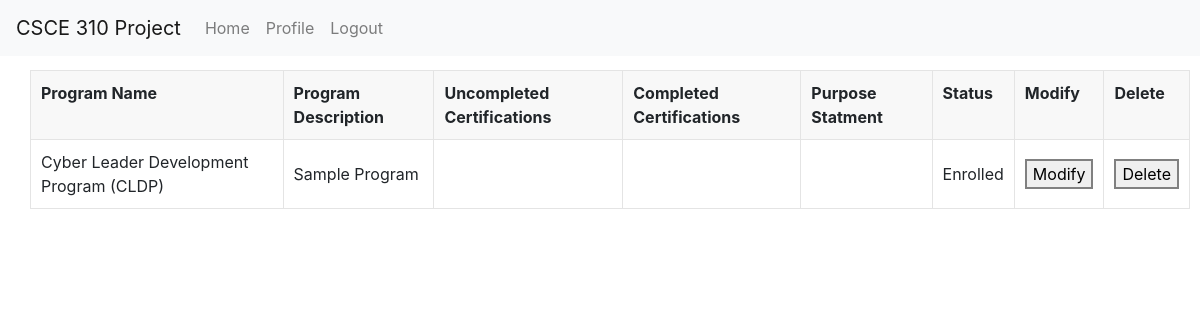
The app's page /app/application_review (signed in) with its own data.
### tables this page shows
CREATE TABLE Application (
                    app_num INTEGER PRIMARY KEY AUTOINCREMENT,
                    program_num INTEGER,
                    UIN INTEGER,
                    uncom_cert TEXT,
                    com_cert TEXT,
                    purpose_statement TEXT,
                    FOREIGN KEY(program_num) REFERENCES Programs(program_num),
                    FOREIGN KEY(UIN) REFERENCES College_students(UIN)
                    );

CREATE TABLE Programs (
                    program_num INTEGER PRIMARY KEY AUTOINCREMENT,
                    name TEXT,
                    description TEXT,
                    archived INTEGER
                    );

### routes/application.py (the view)
@application_bp.route('/application_review')
def application_review():
    conn = get_db_connection()
    applied_programs = get_applied_programs(conn, current_user.uin)
    conn.close()
    return render_template('student/application_review.html', applied_programs=applied_programs)

### app.py (called while the page is built)
@login_manager.user_loader
def load_user(UIN):
    return User(UIN)

### db.py (called while the page is built)
def get_db_connection():
    conn = sqlite3.connect('database.db')
    conn.row_factory = sqlite3.Row
    return conn

### util/Programs.py (called while the page is built)
def get_applied_programs(conn, UIN):
  return conn.execute(f"SELECT * FROM View_ApplicationDetails Where UIN = {UIN}").fetchall()

### util/Users.py (called while the page is built)
def get_user(conn, UIN):
    query_result = conn.execute("SELECT * FROM View_CollegeStudentDetails WHERE UIN = ?", (UIN,)).fetchone()
    user_info = {}
    if not query_result:
        return user_info
    for column_name in query_result.keys():
        user_info[column_name] = query_result[column_name]
    return user_info

### templates/student/application_review.html (shortened to what this page needs)
<!DOCTYPE html>
<html lang="en">
<head>
  <link rel="stylesheet" href="../../static/general.css">
  <link rel="stylesheet" href="https://stackpath.bootstrapcdn.com/bootstrap/4.3.1/css/bootstrap.min.css">
</head>
<body>
  <nav class="navbar navbar-expand-lg navbar-light bg-light fixed-top">
    <a class="navbar-brand" href="#">CSCE 310 Project</a>
    <div class="collapse navbar-collapse" id="navbarNav">
        <ul class="navbar-nav">
            <li class="nav-item">
                <a class="nav-link" href="/">Home</a>
            </li>
            <li class="nav-item">
                <a class="nav-link" href="/profile">Profile</a>
            </li>
            <li class="nav-item">
                <a class="nav-link" href="/logout">Logout</a>
            </li>
        </ul>
    </div>
  </nav>
  <table>
    <tr>
      <th>Program Name</th>
      <th>Program Description</th>
      <th>Uncompleted Certifications</th>
      <th>Completed Certifications</th>
      <th>Purpose Statment</th>
      <th>Status</th>
      <th>Modify</th>
      <th>Delete</th>
    </tr>
    {% for program_app in applied_programs %}
    <tr>
      <td>{{ program_app.name }}</td>
      <td>{{ program_app.description }}</td>
      <td>{{ program_app.uncom_cert }}</td>
      <td>{{ program_app.com_cert }}</td>
      <td>{{ program_app.purpose_statement }}</td>
      <td>
        {% if program_app.status is not none %}
        {{ program_app.status }}
        {% else %}
        Pending
        {% endif %}
      </td>
      <td>
        <a href="/app/update_program_app/{{ program_app.app_num }}">
          <button>Modify</button>
        </a>
      </td>
      <td>
        <button onclick="deleteApp({{ program_app.app_num }})">Delete</button>
      </td>
    </tr>
    {% endfor %}
  </table>
</body>
</html>

### static/general.css (style rules this page uses)
body { padding-top: 60px; padding-left: 20px; }
table { border-collapse: collapse; margin: 10px; }
table, th, td { border: 1px solid #e4e4e4; }
th, td { padding: 10px; text-align: left; }
th { background-color: #f8f8f8; vertical-align: text-top; }
button { cursor: pointer; border: 2px solid #808080; }

### records on screen
Application: name "Cyber Leader Development Program (CLDP)", description "Sample Program", status "Enrolled"
